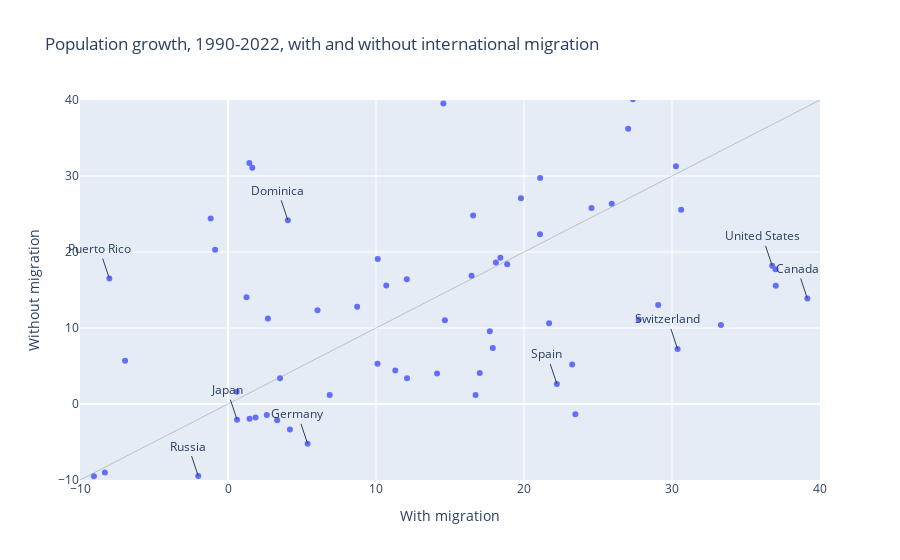

The notebook cell this image was saved under:
### Code cell
import plotly.express as px
import plotly.io as pio

def label_entity(entity):
    x, y = growth_df.loc[entity]
    fig.add_annotation(
        x=x,
        y=y,
        text=entity,
        showarrow=True,
        arrowhead=0
    )
    
fig = px.scatter(
    growth_df,
    x='With migration',
    y='Without migration',
    hover_name=growth_df.index,
    title='Population growth, 1990-2022, with and without international migration'
)

fig.add_shape(
    type='line',
    x0=-10, y0=-10, x1=200, y1=200,
    line=dict(color='gray', width=1),
    opacity=0.4
)


entities = ['United States', 'Germany', 'Japan', 'Russia', 
            'Canada', 'Switzerland', 'Spain',
            'Dominica', 'Puerto Rico']
for entity in entities:
    label_entity(entity)

fig.update_xaxes(range=[-10, 40])
fig.update_yaxes(range=[-10, 40])

fig.show()
fig.write_image('migration1.png')

### Figure 1 — Plotly figure (JSON) as saved in the notebook; plotly's stock layout.template omitted (floating-point values rounded to 4 significant figures; data arrays with more than 128 entries replaced by an {"elided": "..."} marker saying what was removed)
{"data": [{"hovertemplate": "<b>%{hovertext}</b><br><br>With migration=%{x}<br>Without migration=%{y}<extra></extra>", "hovertext": {"elided": "255 str values"}, "legendgroup": "", "marker": {"color": "#636efa", "symbol": "circle"}, "mode": "markers", "name": "", "orientation": "v", "showlegend": false, "type": "scatter", "x": {"elided": "255 float values"}, "xaxis": "x", "y": {"elided": "255 float values"}, "yaxis": "y"}], "layout": {"annotations": [{"arrowhead": 0, "showarrow": true, "text": "United States", "x": 36.77, "y": 18.18}, {"arrowhead": 0, "showarrow": true, "text": "Germany", "x": 5.38, "y": -5.233}, {"arrowhead": 0, "showarrow": true, "text": "Japan", "x": 0.6124, "y": -2.07}, {"arrowhead": 0, "showarrow": true, "text": "Russia", "x": -2.011, "y": -9.478}, {"arrowhead": 0, "showarrow": true, "text": "Canada", "x": 39.15, "y": 13.88}, {"arrowhead": 0, "showarrow": true, "text": "Switzerland", "x": 30.38, "y": 7.242}, {"arrowhead": 0, "showarrow": true, "text": "Spain", "x": 22.22, "y": 2.64}, {"arrowhead": 0, "showarrow": true, "text": "Dominica", "x": 4.044, "y": 24.18}, {"arrowhead": 0, "showarrow": true, "text": "Puerto Rico", "x": -8.018, "y": 16.51}], "legend": {"tracegroupgap": 0}, "shapes": [{"line": {"color": "gray", "width": 1}, "opacity": 0.4, "type": "line", "x0": -10, "x1": 200, "y0": -10, "y1": 200}], "title": {"text": "Population growth, 1990-2022, with and without international migration"}, "xaxis": {"anchor": "y", "domain": [0, 1], "range": [-10, 40], "title": {"text": "With migration"}}, "yaxis": {"anchor": "x", "domain": [0, 1], "range": [-10, 40], "title": {"text": "Without migration"}}}}
